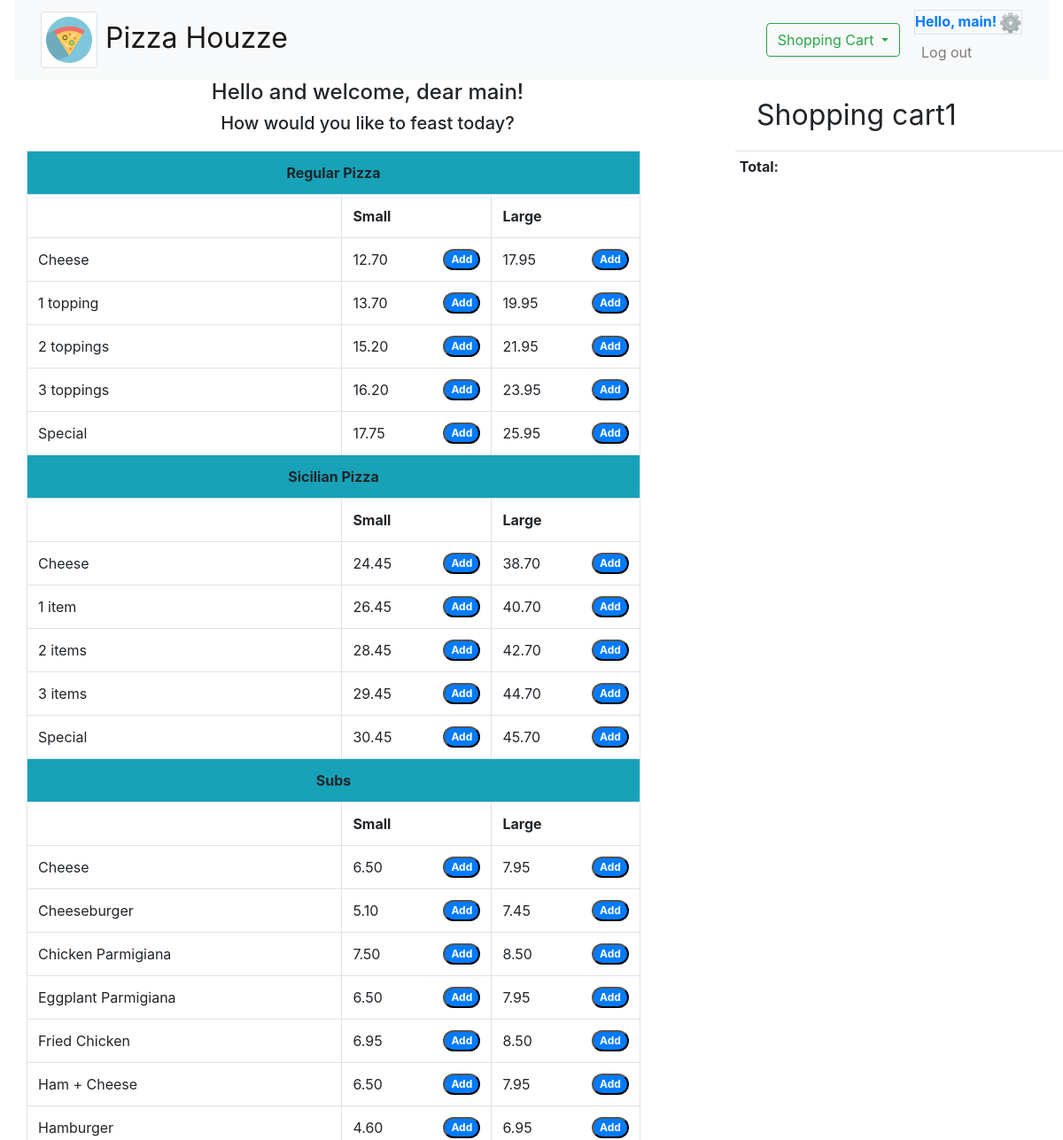
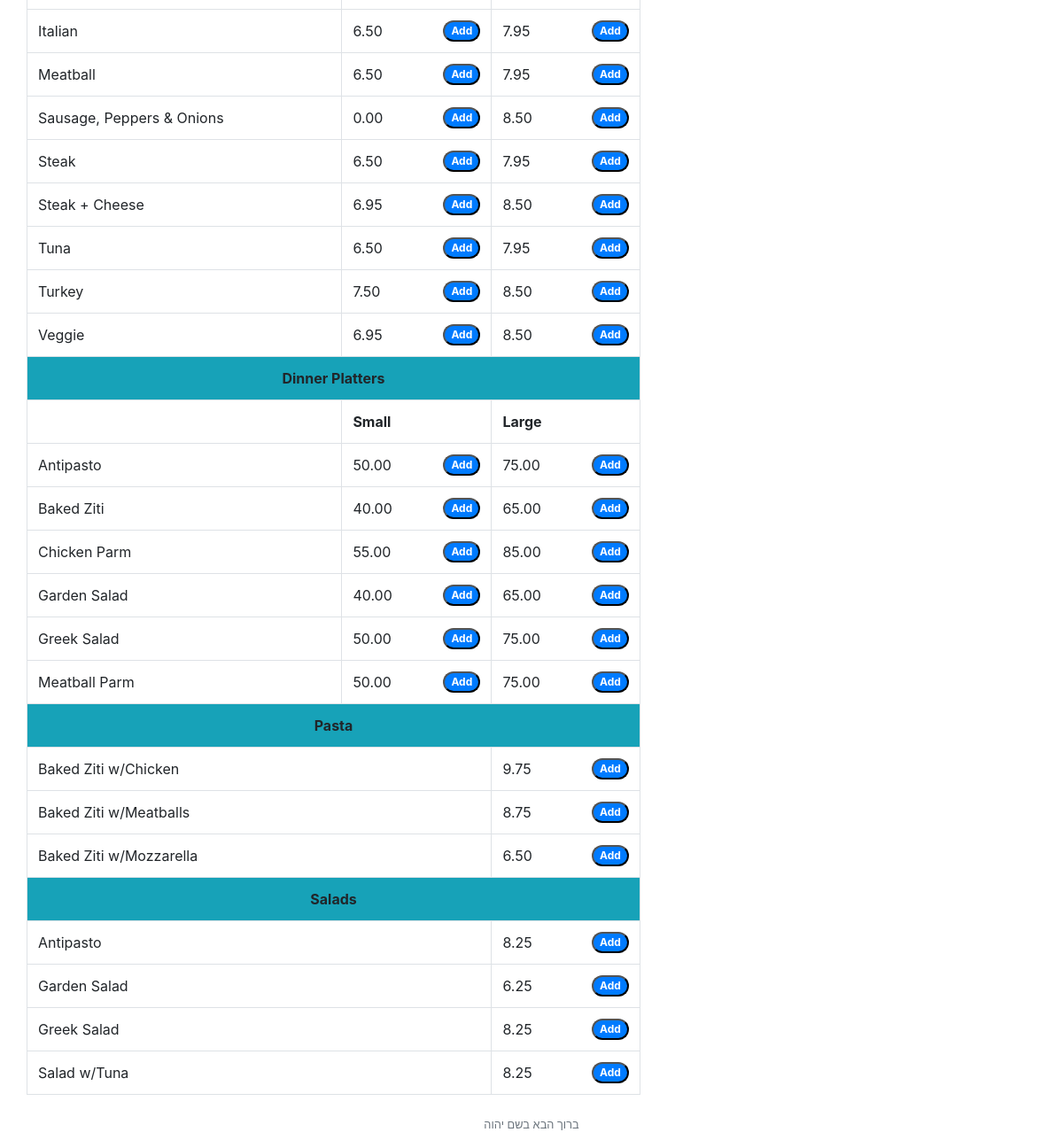
The app's page / (signed in) with its own data (2 pictures, top to bottom).
### orders/models.py (models this page shows, shortened)
class ItemType(models.Model):
    name = models.CharField(max_length=64)

class Item(models.Model):
    itemtype = models.ForeignKey(ItemType, on_delete=models.CASCADE, related_name="itemtype")
    name = models.CharField(max_length=64)
    has_extra_toppings = models.IntegerField(default=0)
    priceSmall = models.DecimalField(max_digits=6, decimal_places=2, default=0.00)
    priceLarge = models.DecimalField(max_digits=6, decimal_places=2, default=0.00)

### orders/views.py (the view)
# urls.py: path("", views.index, name="index"),
def index(request):
    allpizza = {
        "Regular Pizza"  : Item.objects.filter(itemtype__name='Regular Pizza'),
        "Sicilian Pizza" : Item.objects.filter(itemtype__name='Sicilian Pizza'),
        "Subs"           : Item.objects.filter(itemtype__name='Subs').order_by('name'),
        "Dinner Platters": Item.objects.filter(itemtype__name='Dinner Platters').order_by('name')
    }
    s_p = {
        "Pasta"           : Item.objects.filter(itemtype__name='Pasta').order_by('name'),
        "Salads": Item.objects.filter(itemtype__name='Salads').order_by('name')
    }
    context = {
        "items"        : Item.objects.all(),
        "allpizza"     : allpizza,
        "salads_pasta" : s_p
    }
    if not request.user.is_authenticated:
        context['user'] = 'none'
        if 'user_id' not in request.session:
            request.session['user_id'] = TMP_ID()
    else:
        context['user'] = request.user
    context['user_id'] = request.session['user_id']
    print (f"{request.session['user_id']}")
    return render(request, "orders/index.html", context)

### orders/templates/orders/index.html (shortened to what this page needs)
{% extends "orders/base.html" %}
{% block main %}
<main class="container-fluid" style="position: fixed;">
<div class="row">
  <div class="col-8" id="extra_nav">
    <div>
      <h4 class="text-center">Hello and welcome, dear {% if user == 'none' %}Guest{% else %} {{user.username}}{% endif %}!</h4>
      <h5 class="text-center">How would you like to feast today?</h5>
    </div>
  </div>
  <div class="col-4">
    <div>
      <nav class="navbar navbar-expand-lg">
        <span class="navbar-brand p-2" id="order_header">Shopping cart</span>
      </nav>
    </div>
  </div>
</div>
    <div class="row">
        <div id="scrl" class="col-8" style="overflow: scroll;">
        <table class="table table-bordered table-hover" style="width:90%;">
          {% for key, pza in allpizza.items %}
          <tr>
            <th id='{{ key|cut:" " }}' scope="col" class="text-center bg-info" colspan="3">{{ key }}</th>
          </tr>
          <tr>
            <th scope="col"></th>
            <th scope="col">Small</th>
            <th scope="col">Large</th>
          </tr>
            {% for piz in pza %}
            <tr>
              <td>{{piz.name}}</td>
              <td>
                <div class="d-flex justify-content-between">{{piz.priceSmall}}
                  <button type="button" data-item_pk="{{piz.pk}}" data-item_size="1" data-item_price="{{piz.priceSmall}}" class="btn_add badge badge-primary badge-pill">Add</button>
                </div>
              </td>
              <td>
                <div class="d-flex justify-content-between">{{piz.priceLarge}}
                  <button type="button" data-item_pk="{{piz.pk}}" data-item_size="2"  data-item_price="{{piz.priceLarge}}" class="btn_add badge badge-primary badge-pill">Add</button>
                </div>
              </td>
            </tr>
            {% endfor %}
          {% endfor%}
          {% for key, s_p in salads_pasta.items %}
          <tr>
            <th id='{{ key|cut:" " }}' scope="col" class="text-center bg-info" colspan="3">{{ key }}</th>
          </tr>
            {% for sal_pas in s_p %}
            <tr>
              <td colspan="2">{{sal_pas.name}}</td>
              <td>
                <div class="d-flex justify-content-between">{{sal_pas.priceSmall}}
                  <button type="button" data-item_pk="{{sal_pas.pk}}" data-item_size="3" data-item_price="{{sal_pas.priceSmall}}" class="btn_add badge badge-primary badge-pill">Add</button>
                </div>
              </td>
            </tr>
            {% endfor %}
          {% endfor%}
        </table>
      </div>
      <div class="col-4" id="order_list">
        <table class="table table-sm" id="order_t">
          <tr>
          <th colspan="2" id="total">
            Total:
          </th>
          </tr>
        </table>
      </div>
  </div>
</main>
{% endblock %}

### orders/templates/orders/base.html (shortened to what this page needs)
{% load static %}
<!DOCTYPE html>
<html lang="en">
  <head>
    <link rel="stylesheet" href="https://stackpath.bootstrapcdn.com/bootstrap/4.4.1/css/bootstrap.min.css">
    <link href="{% static 'orders/styles.css' %}" rel="stylesheet">
</head>
<body>
    <div class="container-fluid">
  <nav id="nav" class="navbar navbar-expand-lg navbar-light bg-light d-flex justify-content-between sticky-top">
  <div class="container-fluid">
      <a class="navbar-brand" href="/">
        <img class="logo img-thumbnail img-fluid" src="{% static 'orders/logo.jpg' %}" alt="logo">
        <span>Pizza Houzze</span></a>
</div>
<div class="container-fluid d-flex justify-content-end">
  <div class="dropdown">
    <button type="button" class="btn btn-outline-success dropdown-toggle" data-toggle="dropdown" data-display="static">
      Shopping Cart
    </button>
  </div>
{% if user == 'none' %}
<div class="dropdown">
        <button type="button" class="btn btn-outline-success dropdown-toggle" data-toggle="dropdown" data-display="static">
          Sign in
        </button>
        <div class="dropdown-menu  dropdown-menu-right">
          <form class="px-4 py-3" method="post" action="{% url 'signin' %}">
            {% csrf_token %}
            <div class="form-group">
              <label for="username">Username</label>
              <input type="text" class="form-control" id="username" name="username" placeholder="Username">
            </div>
            <div class="form-group">
              <label for="password">Password</label>
              <input type="password" class="form-control" id="password" name="password" placeholder="Password">
            </div>
            <button type="submit" class="btn btn-outline-success">Sign in</button>
          </form>
          <div class="dropdown-divider"></div>
          <a class="dropdown-item" href="" id="signup_btn">New around here? Sign up</a>
        </div>
      </div>
        {% else %}
        <ul class="navbar-nav d-block pl-3" id="user_block">
          <li id="user_account" class="border nav-item font-weight-bold" data-container="body" data-toggle="popover"><a href="{% url 'cabinet' %}" id="a_l">Hello, {{ user.username }}! <img class="gear" src="{% static 'orders/Gear.ico' %}" alt="Account"></a></li>
          <li class="nav-item"><a class="nav-link" id="logout" href="{% url 'logout' %}">Log out</a></li>
        </ul>
        {% endif %}
</div>
      </nav>
        {% block main %}
        {% endblock %}
        </div>
        <footer id="foo" class="small fixed-bottom text-center text-muted p-2 m-0">
          ברוך הבא בשם יהוה
        </footer>
  </body>
</html>

### orders/static/orders/styles.css (style rules this page uses)
nav .navbar-brand { font-size: xx-large; }
img.logo { width:64px; padding:5px; }
img.gear { width: 24px; height: 24px; }
#order_list { overflow: scroll; }

### records on screen
ItemType: name "Regular Pizza"
Item: name "Cheese", priceSmall "12.70", priceLarge "17.95"
Item: name "1 topping", priceSmall "13.70", priceLarge "19.95"
Item: name "2 toppings", priceSmall "15.20", priceLarge "21.95"
Item: name "3 toppings", priceSmall "16.20", priceLarge "23.95"
Item: name "Special", priceSmall "17.75", priceLarge "25.95"
ItemType: name "Sicilian Pizza"
Item: name "Cheese", priceSmall "24.45", priceLarge "38.70"
Item: name "1 item", priceSmall "26.45", priceLarge "40.70"
Item: name "2 items", priceSmall "28.45", priceLarge "42.70"
Item: name "3 items", priceSmall "29.45", priceLarge "44.70"
Item: name "Special", priceSmall "30.45", priceLarge "45.70"
ItemType: name "Subs"
Item: name "Cheese", priceSmall "6.50", priceLarge "7.95"
Item: name "Cheeseburger", priceSmall "5.10", priceLarge "7.45"
Item: name "Chicken Parmigiana", priceSmall "7.50", priceLarge "8.50"
Item: name "Eggplant Parmigiana", priceSmall "6.50", priceLarge "7.95"
Item: name "Fried Chicken", priceSmall "6.95", priceLarge "8.50"
Item: name "Ham + Cheese", priceSmall "6.50", priceLarge "7.95"
Item: name "Hamburger", priceSmall "4.60", priceLarge "6.95"
Item: name "Italian", priceSmall "6.50", priceLarge "7.95"
Item: name "Meatball", priceSmall "6.50", priceLarge "7.95"
Item: name "Sausage, Peppers & Onions", priceSmall "0.00", priceLarge "8.50"
Item: name "Steak", priceSmall "6.50", priceLarge "7.95"
Item: name "Steak + Cheese", priceSmall "6.95", priceLarge "8.50"
Item: name "Tuna", priceSmall "6.50", priceLarge "7.95"
Item: name "Turkey", priceSmall "7.50", priceLarge "8.50"
Item: name "Veggie", priceSmall "6.95", priceLarge "8.50"
ItemType: name "Dinner Platters"
Item: name "Antipasto", priceSmall "50.00", priceLarge "75.00"
Item: name "Baked Ziti", priceSmall "40.00", priceLarge "65.00"
Item: name "Chicken Parm", priceSmall "55.00", priceLarge "85.00"
Item: name "Garden Salad", priceSmall "40.00", priceLarge "65.00"
Item: name "Greek Salad", priceSmall "50.00", priceLarge "75.00"
Item: name "Meatball Parm", priceSmall "50.00", priceLarge "75.00"
ItemType: name "Pasta"
Item: name "Baked Ziti w/Chicken", priceSmall "9.75"
Item: name "Baked Ziti w/Meatballs", priceSmall "8.75"
Item: name "Baked Ziti w/Mozzarella", priceSmall "6.50"
ItemType: name "Salads"
Item: name "Antipasto", priceSmall "8.25"
Item: name "Garden Salad", priceSmall "6.25"
Item: name "Greek Salad", priceSmall "8.25"
Item: name "Salad w/Tuna", priceSmall "8.25"

### other values on screen
{{ user.username }} "main"
